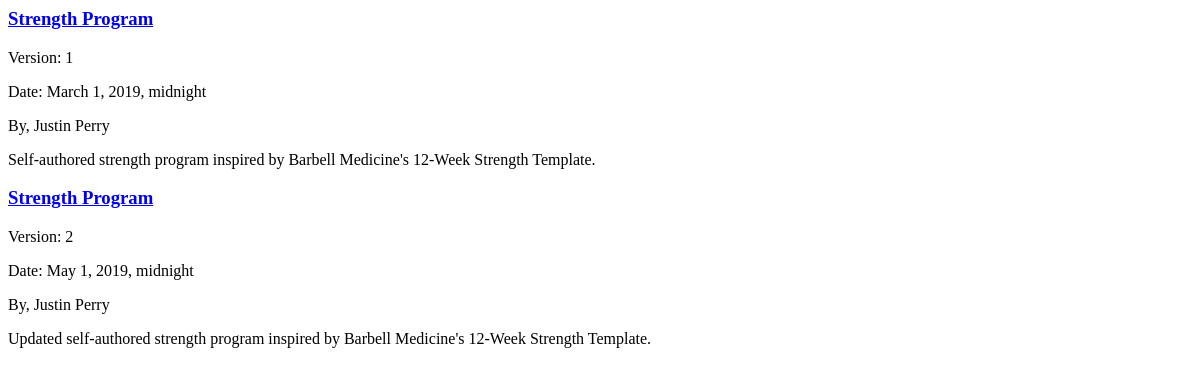
The app's page /, older data.
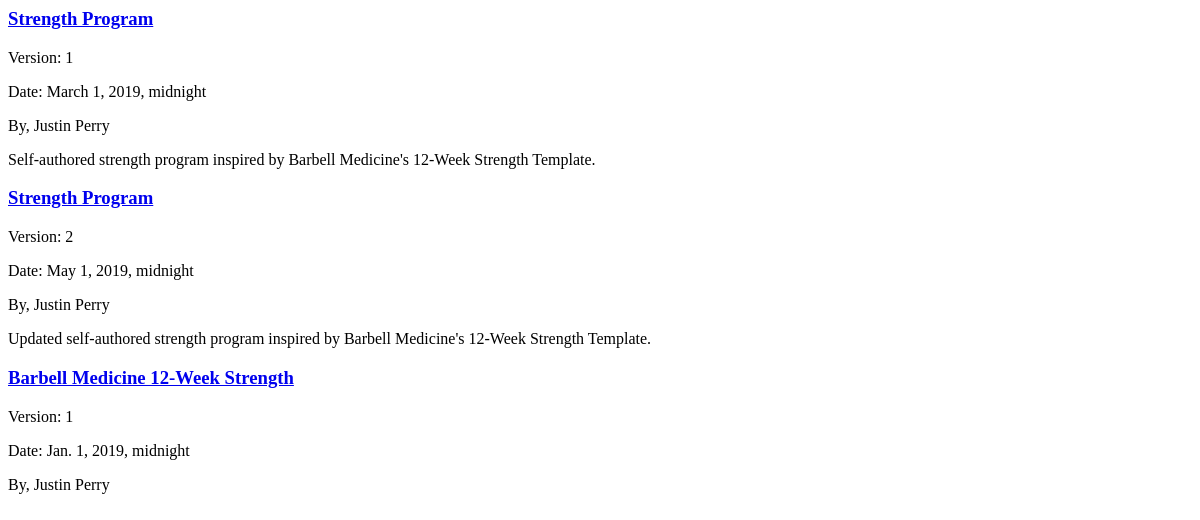
The same page, newer data.
### programs/models.py (models this page shows)
class Program(models.Model):
    username = models.CharField(max_length=25)
    program = models.CharField(max_length=50)
    version = models.IntegerField(blank=True, null=True)
    description = models.TextField()
    date = models.DateTimeField(blank=True, null=True)
    lifts = models.ManyToManyField('Lift', blank=True)

### programs/views.py (the view)
# urls.py: re_path(r'^$', views.home, name='home'),
def home(request):
    all_programs = Program.objects.all()
    return render(request, 'home.html', {'all_programs': all_programs})

### programs/templates/home.html
<div>
    {% for program in all_programs %}
        <div class="program_listing">
            <a href="{% url 'program_detail' program.id %}">
                <h3>{{ program.program|capfirst }}</h3>
            </a>
            {% if program.version %}
                <p> Version: {{ program.version }} </p>
            {% endif %}
            {% if program.date %}
            <p> Date: {{ program.date }} </p>
            {% endif %}
            <p> By, {{ program.username }} </p>
            <p class="hidden"> {{ program.description }} </p>
        </div>
    {% endfor %}
</div>

Row changes from the older to the newer data that the page shows:
added Program: program "Barbell Medicine 12-Week Strength", version "1", date "Jan. 1, 2019, midnight", username "Justin Perry"
